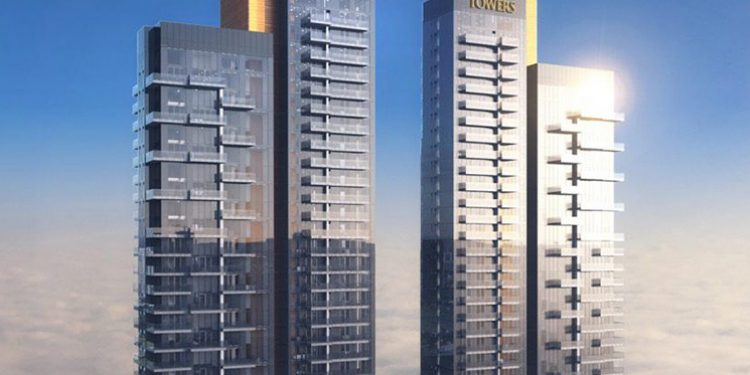
#> input picture original.jpg, 750 x 375 px
$ jupyter execute --allow-errors reg-checkpoint.ipynb
#> lines starting #> are read from the running program, lines starting #| are printed output that depends on the picture
[cell 1]
import numpy as np
import matplotlib.pyplot as plt
import cv2
import scipy

[cell 2]
MAX_FEATURES = 500

GOOD_MATCH_PERCENT = 0.2

img_ref = cv2.imread("original.jpg",1)
#> img_ref is the input picture: shape (375, 750, 3); mean B, G, R 166.8, 149.8, 140.9
rows,cols,channels = tuple(img_ref.shape)
#> rows = 375; cols = 750; channels = 3
dim = (cols, rows)
#> dim = (750, 375)
# resize image

img_test = cv2.imread("trans_offset_scale.jpg",1)
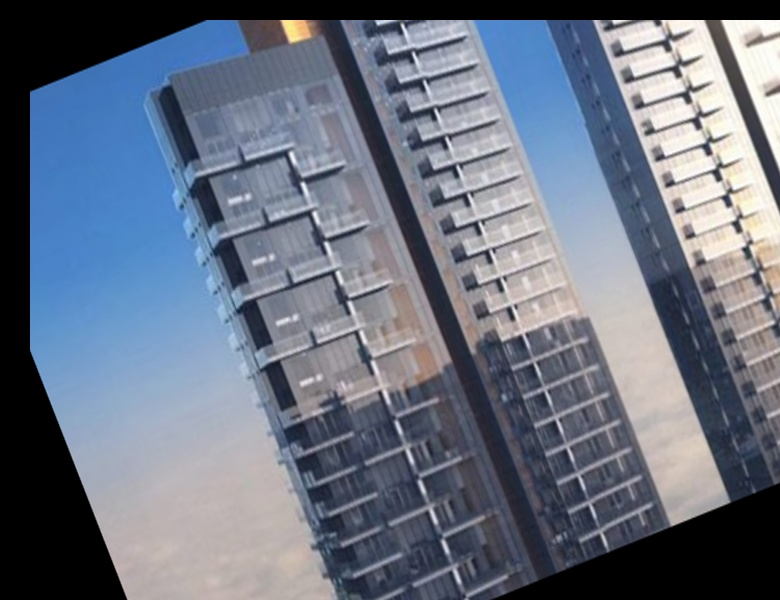
#> input picture trans_offset_scale.jpg, 780 x 600 px
#> img_test is the input picture: shape (600, 780, 3); mean B, G, R 129.5, 113.7, 105.2
img_test = cv2.resize(img_test, dim, interpolation = cv2.INTER_AREA)
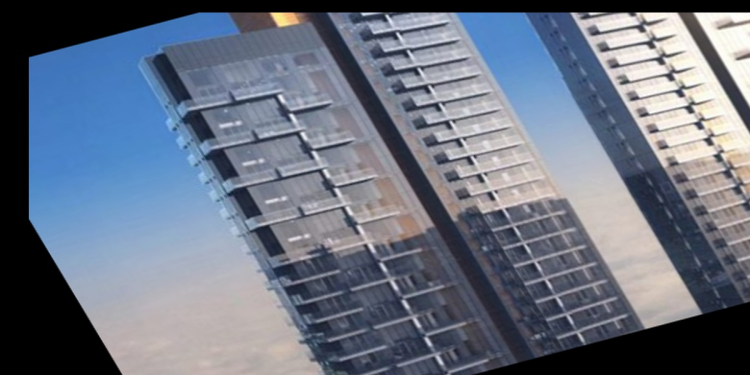
#> img_test: shape (375, 750, 3); mean B, G, R 129.5, 113.7, 105.2

#print(rows)
#print(cols)
print(img_ref.shape)
#| (375, 750, 3)
print(img_test.shape)
#| (375, 750, 3)

[cell 3]
 #Convert images to grayscale
img_testGray = cv2.cvtColor(img_test, cv2.COLOR_BGR2GRAY)
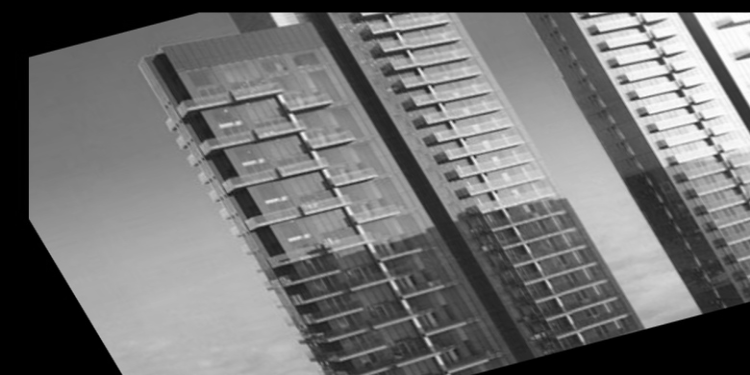
#> img_testGray: shape (375, 750); min 0, max 255, mean 113
img_refGray = cv2.cvtColor(img_ref, cv2.COLOR_BGR2GRAY)
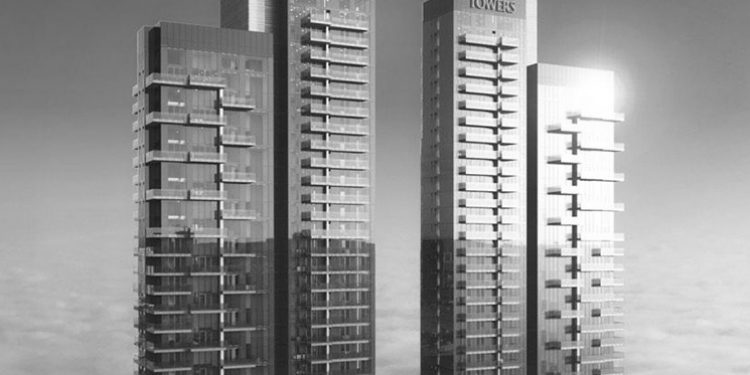
#> img_refGray: shape (375, 750); min 14, max 255, mean 149.1

# Detect ORB features and compute descriptors.
orb = cv2.ORB_create(MAX_FEATURES)
keypoints1, descriptors1 = orb.detectAndCompute(img_testGray, None)
#> keypoints1 = 500 keypoints; strongest (x, y, size): (677, 92, 53.6), (670, 78, 53.6), (689, 111, 53.6), (671, 78, 44.6)
keypoints2, descriptors2 = orb.detectAndCompute(img_refGray, None)
#> keypoints2 = 500 keypoints; strongest (x, y, size): (327, 170, 31), (329, 170, 31), (329, 187, 31), (495, 163, 44.6)

# Match features.
matcher = cv2.DescriptorMatcher_create(cv2.DESCRIPTOR_MATCHER_BRUTEFORCE_HAMMING)
matches = matcher.match(descriptors1, descriptors2, None)
#> matches = 500 matches

# Sort matches by score

#> (the rest of this cell did not finish here and is left out)
